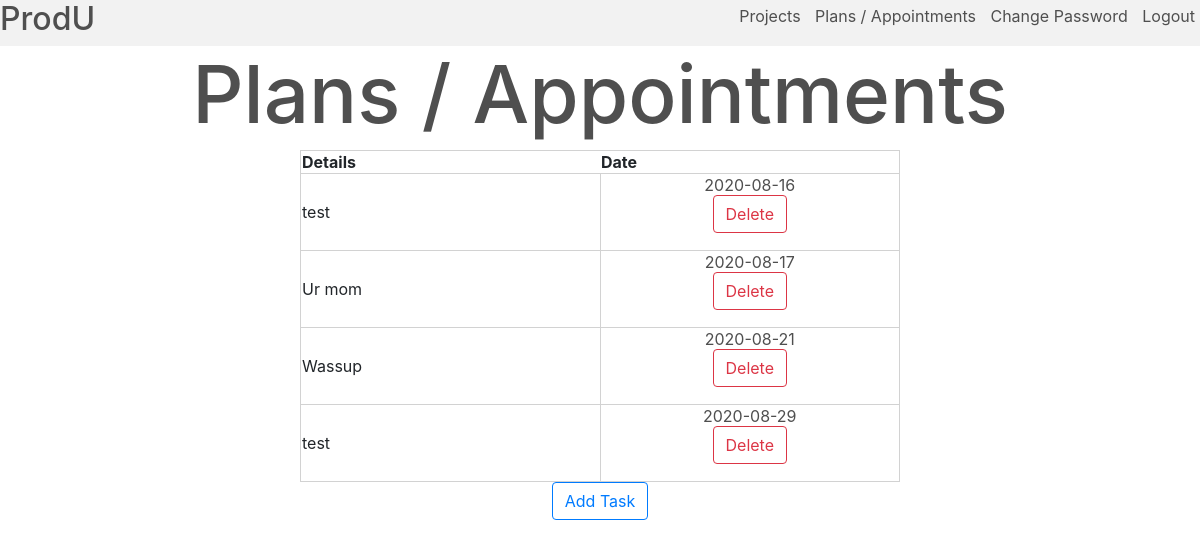
Before: /plans (signed in) with the older database file.
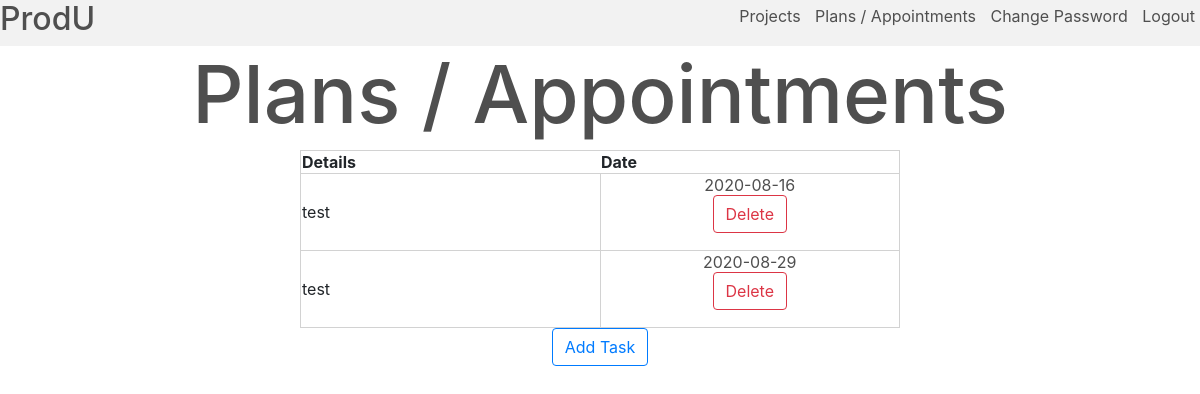
After: the same page with the newer database file.
### tables this page shows
CREATE TABLE plans (
id INTEGER PRIMARY KEY,
user_id INTEGER NOT NULL,
details TEXT NOT NULL,
date DATE NOT NULL,
FOREIGN KEY (user_id) REFERENCES users(id)
);

### app.py (the view, shortened to what this page needs)
@app.route("/plans", methods =  ["GET", "POST"])
@login_required
def plans():
    alert_text = ""
    plans = db.execute("SELECT * FROM plans WHERE user_id = :user_id ORDER BY date ASC", user_id = session["user_id"])
    print(plans)
    if request.method == "GET":
        return render_template("plans.html", plans = plans)

### app.py (called while the page is built)
def login_required(f):
    @wraps(f)
    def decorated_function(*args, **kwargs):
        if session.get("user_id") is None:
            return redirect("/login")
        return f(*args, **kwargs)
    return decorated_function

### templates/plans.html (shortened to what this page needs)
{% extends "layout.html" %}
{% block body %}
    <h1>Plans / Appointments</h1>
    <div id = "disp">
        <table>
            <th>Details</th>
            <th>Date</th>
            {% for row in plans%}
                <tr>
                    <td style = "width: 50%">{{  row["details"]  }}</td>
                    <td class = "datecell">
                        {{  row["date"] }}
                        <form action="/deleteplan", method = "post">
                            <button type="submit" class="btn btn-outline-danger">Delete</button>
                        </form>
                    </td>
                </tr>
            {% endfor %}
        </table>
    </div>
    <button type="button" class="btn btn-outline-primary formelem" id = "addplan">Add Task</button>
{% endblock %}

### templates/layout.html (shortened to what this page needs)
<html>
    <head>
        <link rel="stylesheet" href="https://stackpath.bootstrapcdn.com/bootstrap/4.3.1/css/bootstrap.min.css">
        <link rel="stylesheet" tyoe = "text/css" href="{{ url_for('static',filename='style.css') }}">
    </head>
    <body>
        <div id = "navbar">
            <a href = "/"><h2>ProdU</h2></a>
            {% if session.user_id %}
                <div>
                    <a href="/projects" class = "navitem">Projects</a>
                    <a href="/plans" class = "navitem">Plans / Appointments</a>
                    <a href="/changepassword" class = "navitem">Change Password</a>
                    <a href="/login" class = "navitem">Logout</a>
                </div>
            {% else %}
                <div>
                    <a href="/login" class = "navitem">Login</a>
                    <a href="/register" class = "navitem">Register</a>
                </div>
            {% endif %}
        </div>
        {% block body %}
        {% endblock %}
    </body>
</html>

### static/style.css (style rules this page uses)
#navbar { position:sticky; top:0; width:100%; display: flex; justify-content: space-between; background-color: #f2f2f2; }
.navitem { color: #4f4f4f; margin: 0 5px; vertical-align: sub; }
h1 { text-align: center; color: #4f4f4f; font-size: 5em; }
h2 { text-align: left; color: #4f4f4f; }
a { color: #4f4f4f; }
.formelem { display: block; margin: auto; }
table { width: 50%; border: 1px solid #d2d2d2; border-collapse: collapse; margin: auto; }
td { border: 1px solid #d2d2d2; }
.datecell { text-align: center; color: #4f4f4f; }

Changed rows visible on the page:
removed plans: details "Ur mom", date "2020-08-17"
removed plans: details "Wassup", date "2020-08-21"
